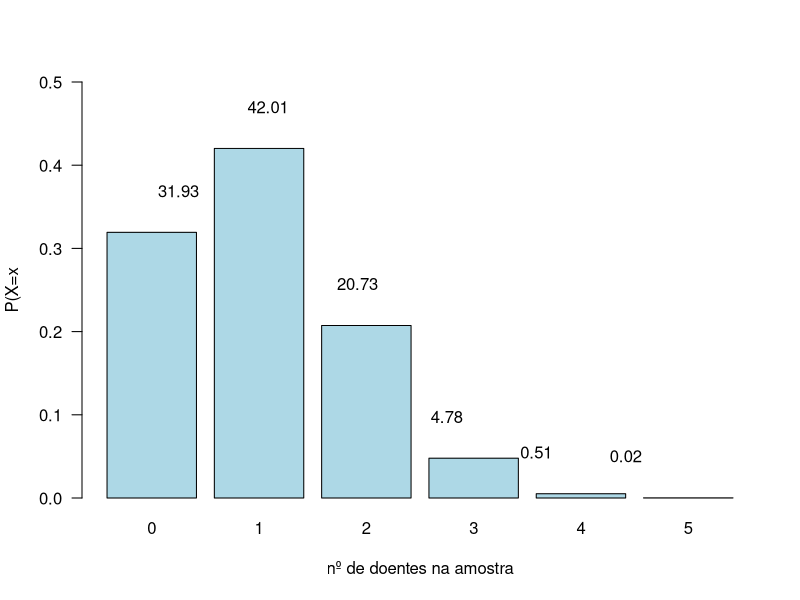

The R source for this figure:
## ---- chunk 1
options(htmltools.dir.version = FALSE)
knitr::opts_chunk$set(echo = FALSE, fig.align = "center")
## ---- chunk 2
knitr::include_graphics("https://arpanosso.github.io/estatinfo/slides/img/caixa_permuta.png")
## ---- chunk 3
knitr::include_graphics("https://arpanosso.github.io/estatinfo/slides/img/caixa_arranjo.png")
## ---- chunk 4
knitr::include_graphics("https://arpanosso.github.io/estatinfo/slides/img/caixa_combin.png")
## ---- chunk 5
N = 100 # número total de elementos
M = 20 # número total de elementos de interesse (doentes)
r = 5 # tamamho da amostra
x=0:r # os possiveis valores de doentes na amostra
px<-dhyper(x,M,N-M,r) # função que faz a distribuição hipergeométrica
barplot(px,names=x,col="lightblue",las=1,ylim=c(0,0.5),
        xlab="nº de doentes na amostra",ylab="P(X=x")
text(1:length(x),px+.05,round(px*100,2))
## ---- chunk 6
knitr::include_graphics("https://arpanosso.github.io/estatinfo/slides/img/distri_hyper.png")
